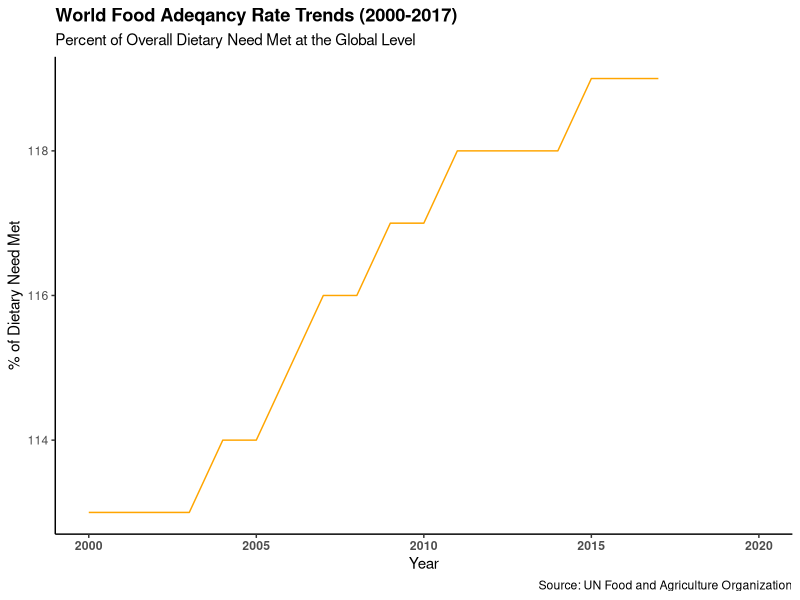
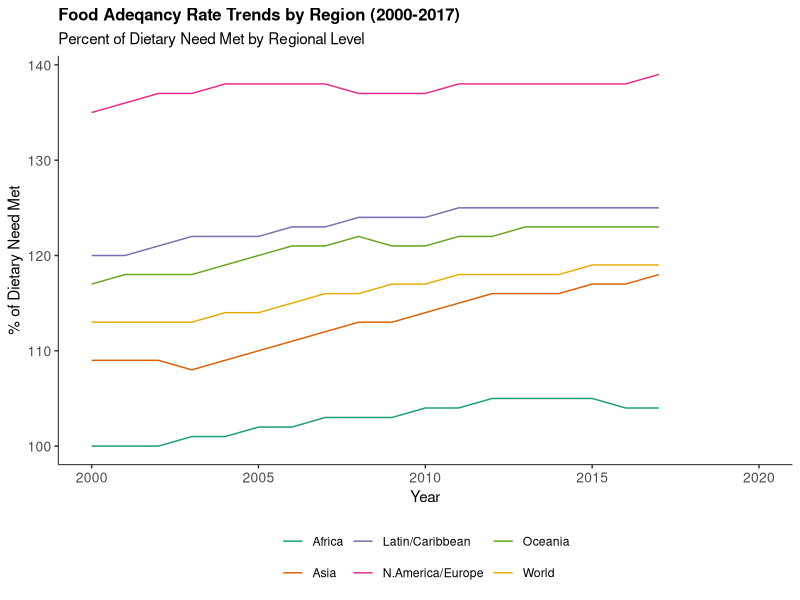

The R script that drew these images, in order:
library(tidyverse)
library(scales)

setwd("/Users/ahmedkhan/Documents")

#NILS = read_csv("WHO_NILS_ALL.csv")
FAO = read_csv("UNFAO_by_Year.csv")
#GFSI = read_csv("GlobalFoodSecurityIndex_2019.csv")
#Imports as a Tibble

#Long format the FAO data (prep for Tidyverse use)
FAO = FAO %>% pivot_longer(cols = starts_with("20"), names_to = "Year", values_to = "Value")

#Drop weird column "X23"
#FAO = select (FAO, -X23)

#Fix year format
#FAO$year = as.numeric(FAO$year)

#head(FAO)
#head(NILS)
#head(GFSI)

#unique(FAO$Indicator)



#Global Level
FAO_Avg_Diet_Adeq = filter(FAO, Indicator =="Average dietary energy supply adequacy" & Regions.Subregions.Countries == "WORLD")

#names(FAO)
fig_data_FAO_Diet_Adeq = tibble("Year"=as.numeric(FAO_Avg_Diet_Adeq$Year), "Diet_Adequacy" = FAO_Avg_Diet_Adeq$Value)

#str(fig_data_FAO_Diet_Adeq)

ggplot(fig_data_FAO_Diet_Adeq, aes(x=Year, y=Diet_Adequacy)) + 
  geom_line(color = "orange", size = 0.5) +
  theme_classic() +
  theme(plot.title = element_text(face="bold"), axis.text.x = element_text(face="bold")) +
  xlim(2000,2020) + #ylim(110,120) +
  #scale_y_continuous(labels = percent_format(accuracy = 1))
  labs(x="Year",y="% of Dietary Need Met",title="World Food Adeqancy Rate Trends (2000-2017)", subtitle = "Percent of Overall Dietary Need Met at the Global Level", caption = "Source: UN Food and Agriculture Organization")



##Regional Level

FAO_Avg_Diet_Adeq_Reg = 
  filter(FAO, Indicator =="Average dietary energy supply adequacy" & 
           (
             Regions.Subregions.Countries == "NORTHERN AMERICA AND EUROPE"|
               Regions.Subregions.Countries == "LATIN AMERICA AND THE CARIBBEAN"|
               Regions.Subregions.Countries == "OCEANIA"|
               Regions.Subregions.Countries == "ASIA"|
               Regions.Subregions.Countries == "AFRICA" |
               Regions.Subregions.Countries == "WORLD"
           )
  )

fig_data_FAO_Diet_Adeq_Reg = tibble("Year"=as.numeric(FAO_Avg_Diet_Adeq_Reg$Year), "Diet_Adequacy" = FAO_Avg_Diet_Adeq_Reg$Value, "Region" = FAO_Avg_Diet_Adeq_Reg$Regions.Subregions.Countries)


#Recode Region Names for easier reading
fig_data_FAO_Diet_Adeq_Reg$Region_Recode <- recode(fig_data_FAO_Diet_Adeq_Reg$Region,"LATIN AMERICA AND THE CARIBBEAN"="Latin/Caribbean","NORTHERN AMERICA AND EUROPE"="N.America/Europe", "AFRICA" = "Africa", "ASIA" = "Asia", "OCEANIA"="Oceania", "WORLD" = "World")

library(RColorBrewer)
mine = ggplot(fig_data_FAO_Diet_Adeq_Reg, aes(x=Year, y=Diet_Adequacy, group = Region_Recode, color = Region_Recode)) + 
  geom_line() + 
  theme_classic() +
  theme(axis.line = element_line(size = 0.3), legend.title = element_blank(), plot.title = element_text(face="bold", size = 12), axis.text = element_text(size = 10), legend.position="bottom")+
  xlim(2000,2020) +
  #scale_y_continuous(labels = percent_format(accuracy = 1)) Just divide Y aesthetic by 100 to use this line
  labs(x="Year",y="% of Dietary Need Met",title="Food Adeqancy Rate Trends by Region (2000-2017)", subtitle = "Percent of Dietary Need Met by Regional Level") +
  scale_color_brewer(palette = "Dark2")

#Export to edit in Inkscape or Adobe Illustrator
library(svglite)
ggsave("Week11_LinearTrends.svg", plot=mine)
